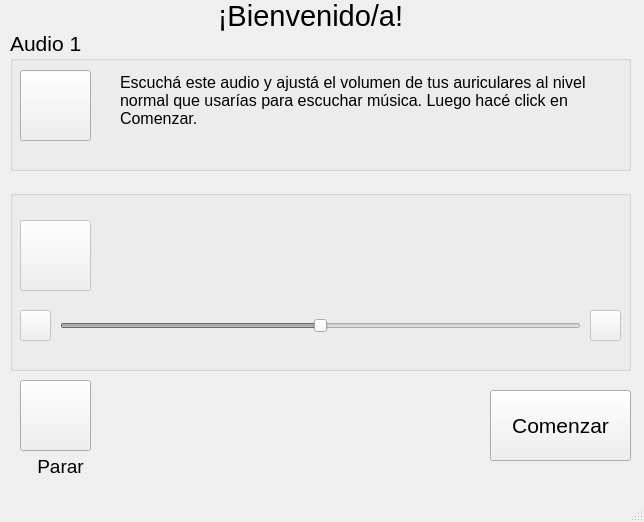
<?xml version="1.0" encoding="UTF-8"?>
<ui version="4.0">
 <class>MainWindow</class>
 <widget class="QMainWindow" name="MainWindow">
  <property name="geometry">
   <rect>
    <x>0</x>
    <y>0</y>
    <width>644</width>
    <height>522</height>
   </rect>
  </property>
  <property name="windowTitle">
   <string>MainWindow</string>
  </property>
  <widget class="QWidget" name="centralwidget">
   <widget class="QPushButton" name="stopButton">
    <property name="geometry">
     <rect>
      <x>20</x>
      <y>380</y>
      <width>71</width>
      <height>71</height>
     </rect>
    </property>
    <property name="font">
     <font>
      <pointsize>16</pointsize>
     </font>
    </property>
    <property name="text">
     <string/>
    </property>
    <property name="icon">
     <iconset>
      <normaloff>stop.png</normaloff>stop.png</iconset>
    </property>
    <property name="iconSize">
     <size>
      <width>64</width>
      <height>64</height>
     </size>
    </property>
   </widget>
   <widget class="QPushButton" name="nextButton">
    <property name="geometry">
     <rect>
      <x>490</x>
      <y>390</y>
      <width>141</width>
      <height>71</height>
     </rect>
    </property>
    <property name="font">
     <font>
      <pointsize>16</pointsize>
     </font>
    </property>
    <property name="text">
     <string>Comenzar</string>
    </property>
   </widget>
   <widget class="QLabel" name="testNumLabel">
    <property name="geometry">
     <rect>
      <x>100</x>
      <y>0</y>
      <width>421</width>
      <height>31</height>
     </rect>
    </property>
    <property name="font">
     <font>
      <pointsize>22</pointsize>
     </font>
    </property>
    <property name="text">
     <string>¡Bienvenido/a!</string>
    </property>
    <property name="alignment">
     <set>Qt::AlignCenter</set>
    </property>
   </widget>
   <widget class="QGroupBox" name="audioBox2">
    <property name="enabled">
     <bool>false</bool>
    </property>
    <property name="geometry">
     <rect>
      <x>10</x>
      <y>190</y>
      <width>621</width>
      <height>181</height>
     </rect>
    </property>
    <property name="font">
     <font>
      <pointsize>16</pointsize>
     </font>
    </property>
    <property name="title">
     <string/>
    </property>
    <widget class="QSlider" name="volumeControl">
     <property name="enabled">
      <bool>false</bool>
     </property>
     <property name="geometry">
      <rect>
       <x>50</x>
       <y>120</y>
       <width>521</width>
       <height>31</height>
      </rect>
     </property>
     <property name="minimum">
      <number>-120</number>
     </property>
     <property name="maximum">
      <number>120</number>
     </property>
     <property name="orientation">
      <enum>Qt::Horizontal</enum>
     </property>
    </widget>
    <widget class="QPushButton" name="playButton2">
     <property name="geometry">
      <rect>
       <x>10</x>
       <y>30</y>
       <width>71</width>
       <height>71</height>
      </rect>
     </property>
     <property name="font">
      <font>
       <pointsize>16</pointsize>
      </font>
     </property>
     <property name="text">
      <string/>
     </property>
     <property name="icon">
      <iconset>
       <normaloff>play.png</normaloff>play.png</iconset>
     </property>
     <property name="iconSize">
      <size>
       <width>64</width>
       <height>64</height>
      </size>
     </property>
    </widget>
    <widget class="QLabel" name="labelVolume">
     <property name="geometry">
      <rect>
       <x>250</x>
       <y>80</y>
       <width>121</width>
       <height>32</height>
      </rect>
     </property>
     <property name="font">
      <font>
       <pointsize>14</pointsize>
      </font>
     </property>
     <property name="text">
      <string/>
     </property>
     <property name="alignment">
      <set>Qt::AlignCenter</set>
     </property>
    </widget>
    <widget class="QPushButton" name="minusVolume">
     <property name="geometry">
      <rect>
       <x>10</x>
       <y>120</y>
       <width>31</width>
       <height>31</height>
      </rect>
     </property>
     <property name="text">
      <string/>
     </property>
     <property name="icon">
      <iconset>
       <normaloff>minus.png</normaloff>minus.png</iconset>
     </property>
     <property name="iconSize">
      <size>
       <width>24</width>
       <height>24</height>
      </size>
     </property>
    </widget>
    <widget class="QPushButton" name="plusVolume">
     <property name="geometry">
      <rect>
       <x>580</x>
       <y>120</y>
       <width>31</width>
       <height>31</height>
      </rect>
     </property>
     <property name="text">
      <string/>
     </property>
     <property name="icon">
      <iconset>
       <normaloff>plus.png</normaloff>plus.png</iconset>
     </property>
     <property name="iconSize">
      <size>
       <width>24</width>
       <height>24</height>
      </size>
     </property>
    </widget>
    <widget class="QLabel" name="labelAudio2">
     <property name="geometry">
      <rect>
       <x>110</x>
       <y>0</y>
       <width>511</width>
       <height>81</height>
      </rect>
     </property>
     <property name="font">
      <font>
       <pointsize>12</pointsize>
      </font>
     </property>
     <property name="text">
      <string/>
     </property>
     <property name="wordWrap">
      <bool>true</bool>
     </property>
    </widget>
   </widget>
   <widget class="QGroupBox" name="audioBox1">
    <property name="enabled">
     <bool>true</bool>
    </property>
    <property name="geometry">
     <rect>
      <x>10</x>
      <y>30</y>
      <width>621</width>
      <height>141</height>
     </rect>
    </property>
    <property name="font">
     <font>
      <pointsize>16</pointsize>
     </font>
    </property>
    <property name="title">
     <string>Audio 1</string>
    </property>
    <widget class="QPushButton" name="playButton1">
     <property name="enabled">
      <bool>true</bool>
     </property>
     <property name="geometry">
      <rect>
       <x>10</x>
       <y>40</y>
       <width>71</width>
       <height>71</height>
      </rect>
     </property>
     <property name="font">
      <font>
       <pointsize>14</pointsize>
      </font>
     </property>
     <property name="text">
      <string/>
     </property>
     <property name="icon">
      <iconset>
       <normaloff>play.png</normaloff>play.png</iconset>
     </property>
     <property name="iconSize">
      <size>
       <width>64</width>
       <height>64</height>
      </size>
     </property>
    </widget>
    <widget class="QLabel" name="labelAudio1">
     <property name="geometry">
      <rect>
       <x>110</x>
       <y>-10</y>
       <width>471</width>
       <height>161</height>
      </rect>
     </property>
     <property name="font">
      <font>
       <pointsize>12</pointsize>
      </font>
     </property>
     <property name="text">
      <string>Escuchá este audio y ajustá el volumen de tus auriculares al nivel normal que usarías para escuchar música. Luego hacé click en Comenzar.</string>
     </property>
     <property name="wordWrap">
      <bool>true</bool>
     </property>
    </widget>
   </widget>
   <widget class="QLabel" name="labelNext">
    <property name="geometry">
     <rect>
      <x>110</x>
      <y>380</y>
      <width>371</width>
      <height>91</height>
     </rect>
    </property>
    <property name="font">
     <font>
      <pointsize>12</pointsize>
     </font>
    </property>
    <property name="text">
     <string/>
    </property>
    <property name="wordWrap">
     <bool>true</bool>
    </property>
   </widget>
   <widget class="QLabel" name="labelStop">
    <property name="geometry">
     <rect>
      <x>0</x>
      <y>450</y>
      <width>121</width>
      <height>32</height>
     </rect>
    </property>
    <property name="font">
     <font>
      <pointsize>14</pointsize>
     </font>
    </property>
    <property name="text">
     <string>Parar</string>
    </property>
    <property name="alignment">
     <set>Qt::AlignCenter</set>
    </property>
   </widget>
   <zorder>audioBox1</zorder>
   <zorder>audioBox2</zorder>
   <zorder>stopButton</zorder>
   <zorder>nextButton</zorder>
   <zorder>testNumLabel</zorder>
   <zorder>labelNext</zorder>
   <zorder>labelStop</zorder>
  </widget>
  <widget class="QMenuBar" name="menubar">
   <property name="geometry">
    <rect>
     <x>0</x>
     <y>0</y>
     <width>644</width>
     <height>21</height>
    </rect>
   </property>
  </widget>
  <widget class="QStatusBar" name="statusbar"/>
 </widget>
 <resources/>
 <connections/>
</ui>
